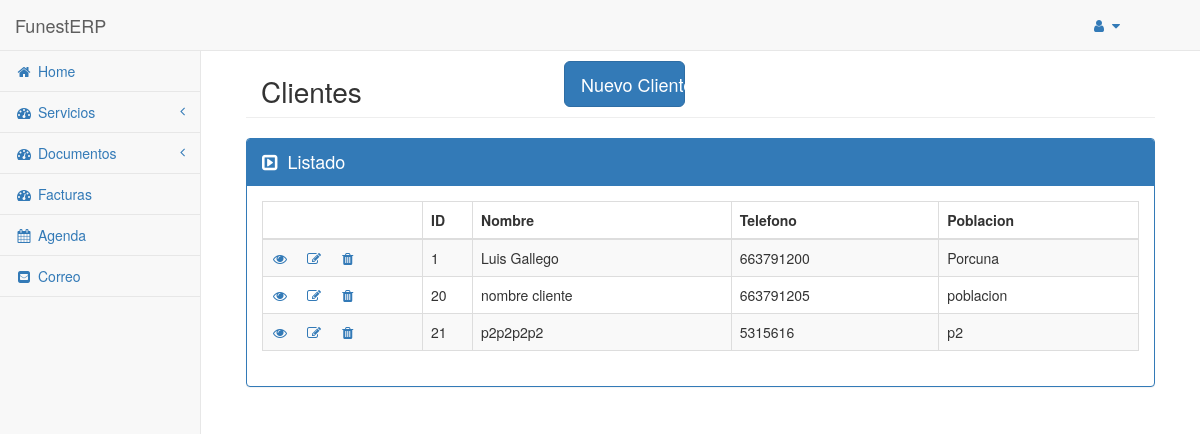
Page /erp/modulos/servicios/main.php?op=clientes on the earlier database version.
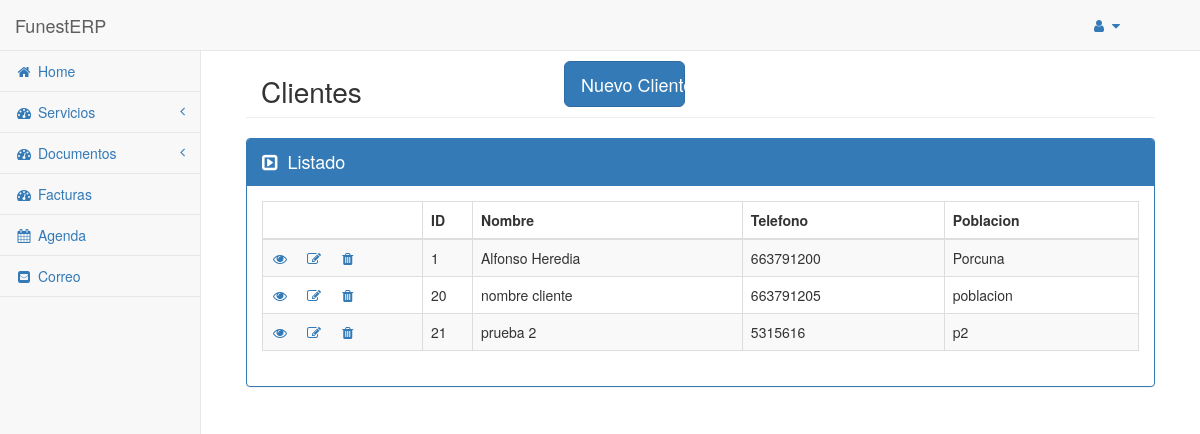
Same page on the later database version.
### tables this page shows
CREATE TABLE `cliente` (
  `id` int(11) NOT NULL,
  `nombre` varchar(50) NOT NULL,
  `dni` varchar(10) DEFAULT NULL,
  `direccion` varchar(50) DEFAULT NULL,
  `poblacion` varchar(50) DEFAULT NULL,
  `codigo_postal` varchar(5) DEFAULT '0',
  `telefono` varchar(9) DEFAULT '0',
  `email` varchar(50) DEFAULT '0',
  `cuenta_bancaria` varchar(40) DEFAULT NULL
);

### config/API_Client.php (called while the page is built, shortened)
<?php
class APIClient {
    public $HOST = "localhost";
    public $BD = "funesterp";
    public $USER = "root";
    public $PASS = "";
    public $BD_CONEXION;
    public function __construct() {
        $this->BD_CONEXION = mysqli_connect($this->HOST, $this->USER, $this->PASS, $this->BD);
        mysqli_set_charset($this->BD_CONEXION, "utf8");
    }
    public function select($modulo, $cond = null, $campos = "*", $order = null, $limit = null) {
        $sql = $this->preparaSQL([
            "modulo" => $modulo,
            "cond" => $cond,
            "campos" => $campos,
            "order" => $order,
            "limit" => $limit
        ]);
        $resultado = $this->getRows($sql);
        return $resultado;
    }
    public function preparaSQL($parametros) {
        $parametros = (object)$parametros;
        if(!isset($parametros->cond)) $parametros->cond = 1;
        $sql = "SELECT $parametros->campos FROM $parametros->modulo WHERE $parametros->cond";
        return $sql;
    }
    public function getRows($sql) {
        if(!$res = $this->ejecutarSQL($sql)) return null;
        $resultado = [];
        while($row = mysqli_fetch_object($res)) {
            $resultado[] = $row;
        }
        return $resultado;
    }
    public function ejecutarSQL($sql) {
        $sql = trim($sql);
        $resultado = mysqli_query($this->BD_CONEXION, $sql);
        if($resultado) return $resultado;
        return false;
    }
}

### config/API_Global.php (called while the page is built, shortened)
<?php
require __DIR__ . "/API_Client.php";
$ApiClient = new APIClient();

### erp/modulos/servicios/clientes.php (the view, shortened to what this page needs)
<?php $clientes = $ApiClient->select("cliente"); ?>
<div class="container-fluid">
    <div class="row page_header">
        <div class="col-md-3"><h1>Clientes</h1></div>
        <div class="col-md-2 col-md-offset-1">
            <a href="main.php?op=nuevoCliente">
                <button type="button" class="btn btn-primary btn-lg btn-block">Nuevo Cliente</button>
            </a>
        </div>
    </div>
    <div class="row page_content">
        <div class="col-md-12">
            <div class="panel panel-primary">
                <div class="panel-heading info_seccion">
                    <i class="fa fa-caret-square-o-right"></i>Listado
                </div>
                <div class="panel-body">
                    <table class="table table-striped table-bordered table-hover">
                        <thead>
                            <tr>
                                <th></th>
                                <th>ID</th>
                                <th>Nombre</th>
                                <th>Telefono</th>
                                <th>Poblacion</th>
                            </tr>
                        </thead>
                        <tbody>
                            <?php foreach($clientes as $cliente) { ?>
                                <tr>
                                    <td class="iconos_td">
                                        <a href="./main.php?op=v_cliente&ref=<?= $cliente->id ?>" title="Ver"><i class="fa fa-eye fa-fw"></i></a>
                                        <a href="./main.php?op=e_cliente&ref=<?= $cliente->id ?>" title="Editar"><i class="fa fa-edit fa-fw iconos_a"></i></a>
                                        <a href="#" title="Borrar" name="<?=  $cliente->id; ?>" onclick="borrarCliente(this);"><i class="fa fa-trash fa-fw iconos_a"></i></a>
                                    </td>
                                    <td class="id_td"><?=  $cliente->id; ?></td>
                                    <td><?=  $cliente->nombre; ?></td>
                                    <td><?=  $cliente->telefono; ?></td>
                                    <td><?=  $cliente->poblacion; ?></td>
                                </tr>
                            <?php } ?>
                        </tbody>
                    </table>
                </div>
            </div>
        </div>
    </div>
</div>

Differences in the rows shown:
changed cliente "Porcuna": nombre "Luis Gallego" → "Alfonso Heredia"
changed cliente id 21: nombre "p2p2p2p2" → "prueba 2"
